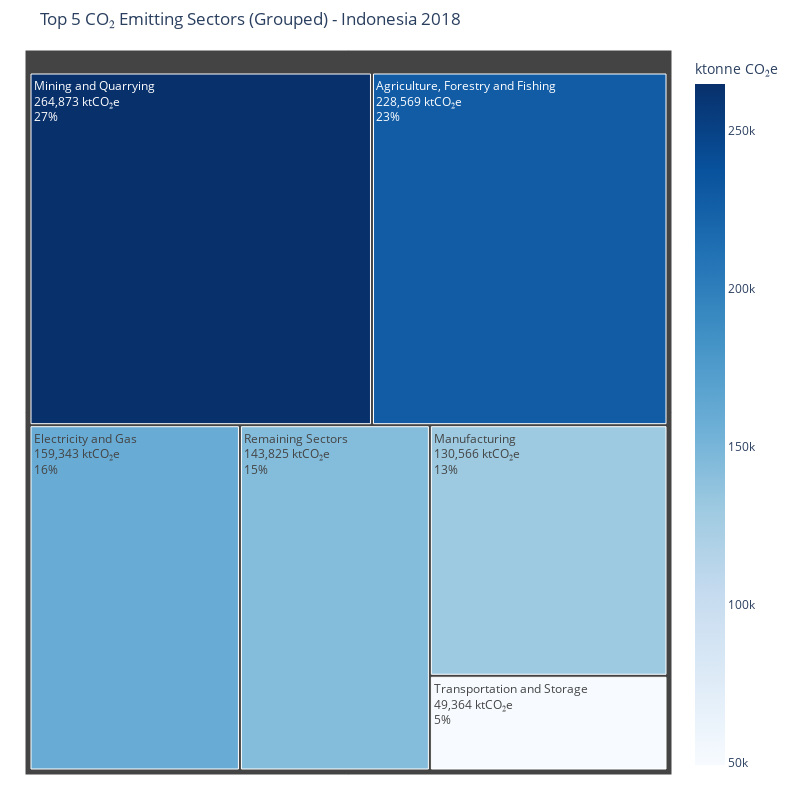

The code cell stored with this chart in its notebook:
### Code cell
# Step 1: Sort by CO2 emissions in 2018
sorted_df_CO2_18 = aggregated_df_18.sort_values(by='C2018', ascending=False).reset_index(drop=True)

# Step 2: Select top 6 initially (to ensure we have a buffer if "Other Services Activities" is within top 5)
top_6_CO2_18 = sorted_df_CO2_18.iloc[:6].copy()

# Step 3: Check if "Other Services Activities" is in the top 6
mask_osa = top_6_CO2_18['Sector'] == 'Other Services Activities'

if mask_osa.any():
    # Remove "Other Services Activities" from top 6
    top_6_CO2_18 = top_6_CO2_18[~mask_osa]
    # Now pick the top 5 after removal
    top_5_CO2_18 = top_6_CO2_18.iloc[:5]
else:
    # If "Other Services Activities" not in top 6, just take top 5 normally
    top_5_CO2_18 = top_6_CO2_18.iloc[:5]

# Step 4: Sum the rest including "Other Services Activities" if it was removed
excluded_sectors = sorted_df_CO2_18[~sorted_df_CO2_18['Sector'].isin(top_5_CO2_18['Sector'])]
others_sum = excluded_sectors['C2018'].sum()

# Step 5: Create a new row for "Others"
others_row = pd.DataFrame({
    'Sector': ['Remaining Sectors'],
    'C2018': [others_sum]
})

# Step 6: Combine top 5 with "Others"
final_df = pd.concat([top_5_CO2_18, others_row], ignore_index=True)

manual_percentages_emission_2018 = ['23%', '16%', '13%', '27%', '15%', '5%']
final_df['ManualPercent'] = manual_percentages_emission_2018
fig = px.treemap(
    final_df,
    path=['Sector'],
    values='C2018',
    title='Top 5 CO₂ Emitting Sectors (Grouped) - Indonesia 2018',
    color='C2018',
    color_continuous_scale='Blues'
)

fig.update_traces(
    texttemplate='%{label}<br>%{value:,.0f} ktCO₂e<br>%{customdata}',
    customdata=final_df[['ManualPercent']],
    textinfo='label+value+text'
)

fig.update_layout(
    width=800,
    height=800,
    margin=dict(t=50, l=25, r=25, b=25),
    coloraxis_colorbar=dict(title="ktonne CO₂e")
)

fig.show()

### Figure 1 — Plotly figure (JSON) as saved in the notebook; plotly's stock layout.template omitted (floating-point values rounded to 4 significant figures)
{"data": [{"branchvalues": "total", "customdata": [["23%"], ["16%"], ["13%"], ["27%"], ["15%"], ["5%"]], "domain": {"x": [0, 1], "y": [0, 1]}, "hovertemplate": "labels=%{label}<br>C2018_sum=%{value}<br>parent=%{parent}<br>id=%{id}<br>C2018=%{color}<extra></extra>", "ids": ["Agriculture, Forestry and Fishing", "Electricity and Gas", "Manufacturing", "Mining and Quarrying", "Remaining Sectors", "Transportation and Storage"], "labels": ["Agriculture, Forestry and Fishing", "Electricity and Gas", "Manufacturing", "Mining and Quarrying", "Remaining Sectors", "Transportation and Storage"], "marker": {"coloraxis": "coloraxis", "colors": [228600.0, 159300.0, 130600.0, 264900.0, 143800.0, 49360.0]}, "name": "", "parents": ["", "", "", "", "", ""], "textinfo": "label+value+text", "texttemplate": "%{label}<br>%{value:,.0f} ktCO₂e<br>%{customdata}", "type": "treemap", "values": [228600.0, 159300.0, 130600.0, 264900.0, 143800.0, 49360.0]}], "layout": {"coloraxis": {"colorbar": {"title": {"text": "ktonne CO₂e"}}, "colorscale": [[0, "rgb(247,251,255)"], [0.125, "rgb(222,235,247)"], [0.25, "rgb(198,219,239)"], [0.375, "rgb(158,202,225)"], [0.5, "rgb(107,174,214)"], [0.625, "rgb(66,146,198)"], [0.75, "rgb(33,113,181)"], [0.875, "rgb(8,81,156)"], [1, "rgb(8,48,107)"]]}, "height": 800, "legend": {"tracegroupgap": 0}, "margin": {"b": 25, "l": 25, "r": 25, "t": 50}, "title": {"text": "Top 5 CO₂ Emitting Sectors (Grouped) - Indonesia 2018"}, "width": 800}}
